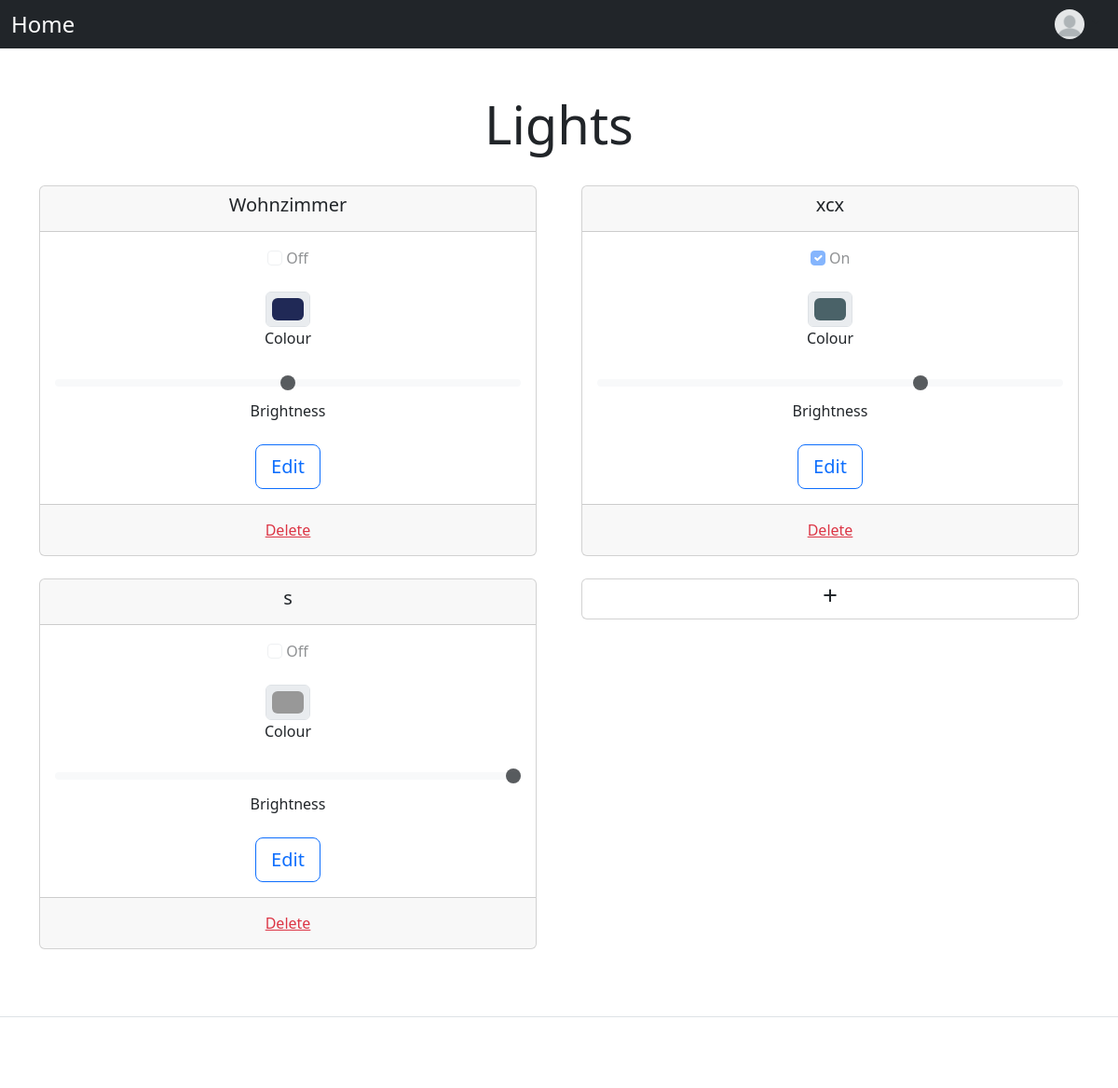
Screenshot of / (signed in) with the database file from the repository.
### lights/models.py (models this page shows)
class Light(models.Model):
    name = models.CharField(max_length=200)
    status = models.BooleanField(default=False)
    colour = models.CharField(max_length=200, default="#989898")
    brightness = models.IntegerField(default=100)

### lights/views.py (the view)
# urls.py: path('', views.index, name='index'),
@login_required
def index(request):
    if request.method == "POST":
        form = AddForm(request.POST)
        if form.is_valid():
            light = form.save(commit=False)
            light.save()
        return redirect("index")
    else:
        light_list = Light.objects.all()
        context = {"latest_light_list": light_list}
        return render(request, "lights/index.html", context)

### lights/templates/lights/index.html (shortened to what this page needs)
{% include "header.html" %}
<div class="px-3 py-3 pt-md-5 pb-md-4 mx-auto text-center">
    <h1 class="display-4">Lights</h1>
</div>
<div class="container text-center">
    <div class="row row-cols-2 gx-5">
        {% for light in latest_light_list %}
            <div class="col">
                <div class="card mb-4">
                    <div class="card-header">
                        <h5 class="card-title">{{ light.name }}</h5>
                    </div>
                    <div class="card-body">
                        <div class="mb-4">
                            <input class="form-check-input" type="checkbox" role="switch" id="status_{{ forloop.counter }}"
                                   disabled {% if light.status %} checked{% endif %}>
                            <label class="form-check-label" for="status_{{ forloop.counter }}">{% if light.status %} On {% else %}
                                Off {% endif %}</label>
                        </div>
                        <div class="mb-4">
                            <input type="color" class="form-control form-control-color mx-auto" id="colour_{{ forloop.counter }}"
                                   value="{{ light.colour }}" disabled>
                            <label class="form-check-label" for="colour_{{ forloop.counter }}">Colour</label>
                        </div>
                        <div class="mb-4">
                            <input type="range" class="form-range" min="0" max="100" step="10" id="brightness_{{ forloop.counter }}"
                                   value="{{ light.brightness }}" disabled>
                            <label class="form-check-label" for="brightness_{{ forloop.counter }}">Brightness</label>
                        </div>
                        <a href="{% url 'detailLight' light.id %}" class="btn btn-outline-primary btn-lg btn-block">Edit</a>
                    </div>
                    <div class="card-footer text-muted">
                        <form action="{% url 'deleteLight' light.id %}" method="post">
                            <button type="submit" class="btn mx-auto link-danger btn-link">Delete</button>
                        </form>
                    </div>
                </div>
            </div>
        {% endfor %}
        <div class="col">
            <div class="card mb-4">
                <a href="{% url 'addLight' %}" class="my-auto stretched-link nav-link text-dark"><h3>+</h3></a>
            </div>
        </div>
    </div>
</div>
{% include "footer.html" %}

### rows the page displays
Light: name "Wohnzimmer", shows "Off", colour "#202956", brightness "50"
Light: name "xcx", status "☑", shows "On", colour "#4a6268", brightness "70"
Light: name "s", shows "Off", colour "#989898", brightness "100"
